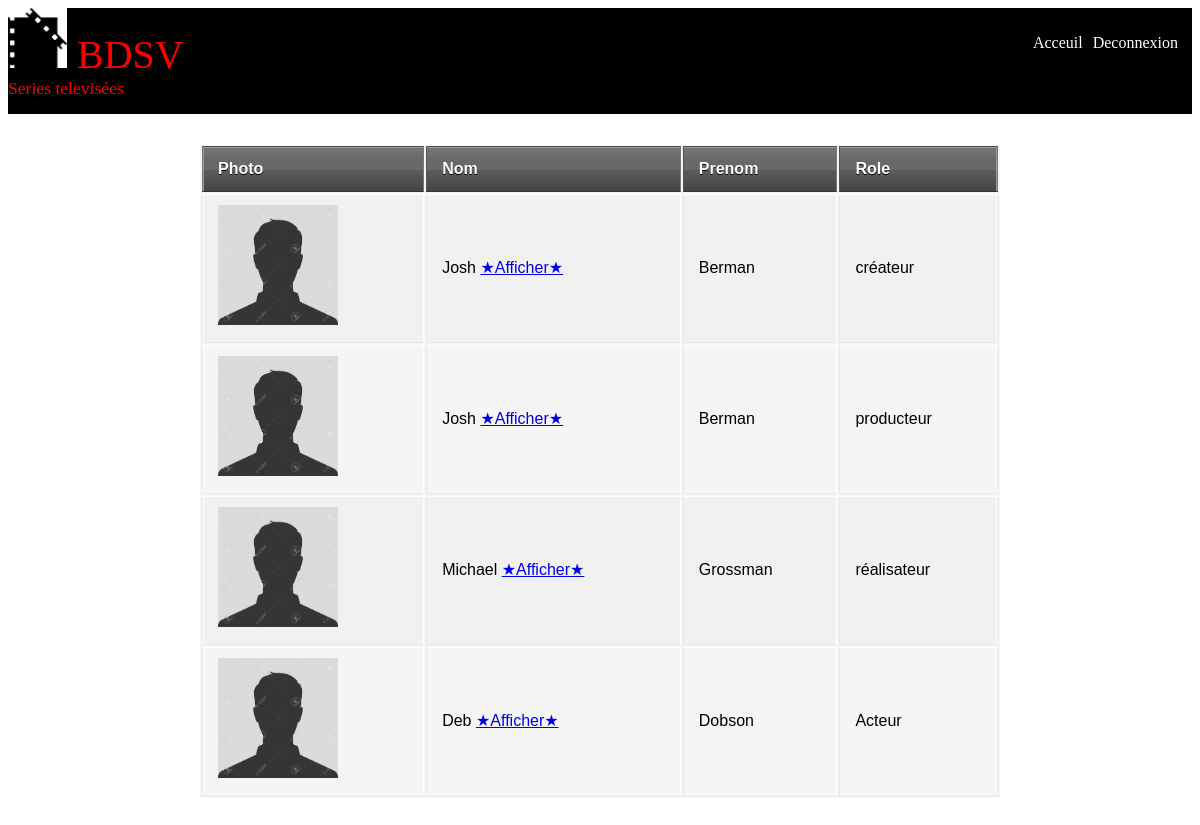
/listeindividus.php?TITRE_SERIE=dreap dop diva, run on the app's committed database.
### tables this page shows
CREATE TABLE IF NOT EXISTS `participations` (
  `id_participation` int(11) NOT NULL,
  `num_personnel` int(20) NOT NULL,
  `TITRE_SERIE` varchar(50) NOT NULL,
  PRIMARY KEY (`id_participation`),
  KEY `num_personnel` (`num_personnel`),
  KEY `TITRE_SERIE` (`TITRE_SERIE`)
);

CREATE TABLE IF NOT EXISTS `staf` (
  `num_personnel` int(11) NOT NULL,
  `nom_personnel` varchar(20) NOT NULL,
  `prenom_personnel` varchar(50) NOT NULL,
  `Statut` varchar(120) NOT NULL,
  PRIMARY KEY (`num_personnel`),
  KEY `num_personnel` (`num_personnel`)
);

### listeindividus.php (the view, shortened to what this page needs)
<!DOCTYPE html>
<html >
  <head>
	 <link rel="stylesheet" type="text/css" href="css/style.css">
  </head>
  <body>
    <header>
				<div id="titre_principal">
                     <div id="logo">
                        <img src="images/logo1.jpg" alt="Logo cinema" />
                        <h1>BDSV</h1>
                      </div>
                    <h2>Series televisées </h2>
                     <div id="droite">
				        <nav>
                        <ul>
                        <li><a href="index1.php">Acceuil</a></li>
                        <li><a href="deconnexion.php">Deconnexion</a></li>
                        </ul>
                        </nav>
				      </div>
                 </div>
    </header>
                 <table class="table">
                   <thead>
                     <tr>
					  <th>Photo</th>
                      <th>Nom </th>
                      <th>Prenom</th>
                      <th>Role</th>
                      </tr>
                    </thead>
                    <tbody>
<?php
try
{
$bdd = new PDO('mysql:host=localhost;dbname=cinema;charset=utf8', 'root', '');
}
catch(Exception $e)
{
        die('Erreur : '.$e->getMessage());
}
$id = $_REQUEST['TITRE_SERIE'];
$reponse = $bdd->query('SELECT * FROM participations where TITRE_SERIE="'.$id.'" ');
while ($donnees = $reponse->fetch())
{
?>
                      <tr>
                        <td><img src="images/profil.jpg" Title="" width="120" height="120" /></td>
						<td><?php
                        $nom= $donnees['num_personnel'];
                        $rep = $bdd->query('SELECT * FROM staf where num_personnel="'.$nom.'" ');
                        while ($don = $rep->fetch())
                        {?>
                         <?php  echo $don['nom_personnel'];  ?>
						 <a href="ficheindividu.php?num_personnel=<?php echo $nom; ?>">★Afficher★</a>
                        <?php  }?>  </td>
						<td><?php
                        $nom= $donnees['num_personnel'];
                        $rep = $bdd->query('SELECT * FROM staf where num_personnel="'.$nom.'" ');
                        while ($don = $rep->fetch())
                        {?>
                         <?php  echo $don['prenom_personnel'];  ?>
                        <?php  }?> </td>
                        <td><?php
                        $nom= $donnees['num_personnel'];
                        $rep = $bdd->query('SELECT * FROM staf where num_personnel="'.$nom.'" ');
                        while ($don = $rep->fetch())
                        {?>
                         <?php  echo $don['Statut'];  ?>
                        <?php  }?></td>
                        <?php  }?>
                      </tr>
                     </tbody>
                   </table>
  </body>
</html>

### css/style.css (style rules this page uses)
body { background-image: url("http://cdn.wallpapersafari.com/50/68/ecUsXL.jpg"); font-family: 'Trebuchet MS', Arial, sans-serif; }
section h1, nav a { font-family: Dayrom, serif; font-weight: normal; }
header { background-color :black ; display: flex; justify-content: space-between; align-items: flex-end; }
#titre_principal { display: flex; flex-direction: column; }
#logo { display: flex; flex-direction: row; align-items: baseline; }
#logo img { width: 59px; height: 60px; }
header h1 { font-family: 'BallparkWeiner', serif; font-size: 2.5em; font-weight: normal; color : red ; margin: 0 0 0 10px; }
header h2 { font-family: Dayrom, serif; font-size: 1.1em; margin-top: 0px; font-weight: normal; color:red ; }
* { box-sizing:border-box; }
#droite { position:absolute; right:1%; top:1.1em; }
nav ul { list-style-type: none; display: flex; }
nav li { margin-right: 10px; }
nav a { color: white; padding-bottom: 3px; text-decoration: none; }
table { background: #f5f5f5; border-collapse: separate; box-shadow: inset 0 1px 0 #fff; font-size: 16px; line-height: 24px; margin: 30px auto; text-align: left; width: 800px; }
th { background: url(http://jackrugile.com/images/misc/noise-diagonal.png), linear-gradient(#777, #444); border-left: 1px solid #555; border-right: 1px solid #777; border-top: 1px solid #555; border-bottom: 1px solid #333; box-shadow: inset 0 1px 0 #999; color: #fff; font-weight: bold; padding: 10px 15px; position: relative; text-shadow: 0 1px 0 #000; }
th:after { background: linear-gradient(rgba(255,255,255,0), rgba(255,255,255,.08)); content: ''; display: block; height: 25%; left: 0; margin: 1px 0 0 0; position: absolute; top: 25%; width: 100%; }
th:first-child { border-left: 1px solid #777; box-shadow: inset 1px 1px 0 #999; }
th:last-child { box-shadow: inset -1px 1px 0 #999; }
td { border-right: 1px solid #fff; border-left: 1px solid #e8e8e8; border-top: 1px solid #fff; border-bottom: 1px solid #e8e8e8; padding: 10px 15px; position: relative; transition: all 300ms; }
td:first-child { box-shadow: inset 1px 0 0 #fff; }
td:last-child { border-right: 1px solid #e8e8e8; box-shadow: inset -1px 0 0 #fff; }
tr { background: url(http://jackrugile.com/images/misc/noise-diagonal.png); }
tr:nth-child(odd) td { background: #f1f1f1 url(http://jackrugile.com/images/misc/noise-diagonal.png); }
tr:last-of-type td { box-shadow: inset 0 -1px 0 #fff; }
tr:last-of-type td:first-child { box-shadow: inset 1px -1px 0 #fff; }
tr:last-of-type td:last-child { box-shadow: inset -1px -1px 0 #fff; }
h1 { margin: 10px 0 0 0; }

### data on the page
staf: nom_personnel "Josh", prenom_personnel "Berman", Statut "créateur"
staf: nom_personnel "Josh", prenom_personnel "Berman", Statut "producteur"
staf: nom_personnel "Michael", prenom_personnel "Grossman", Statut "réalisateur"
staf: nom_personnel "Deb", prenom_personnel "Dobson", Statut "Acteur"
